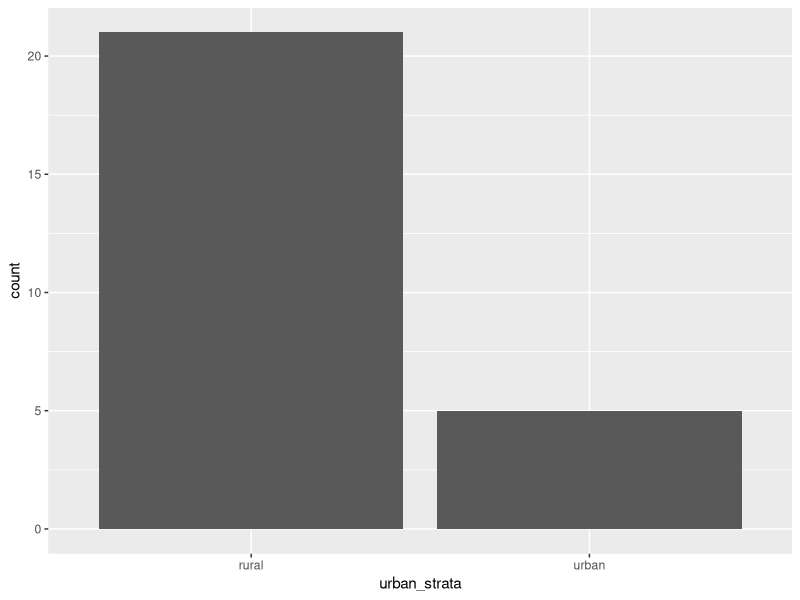
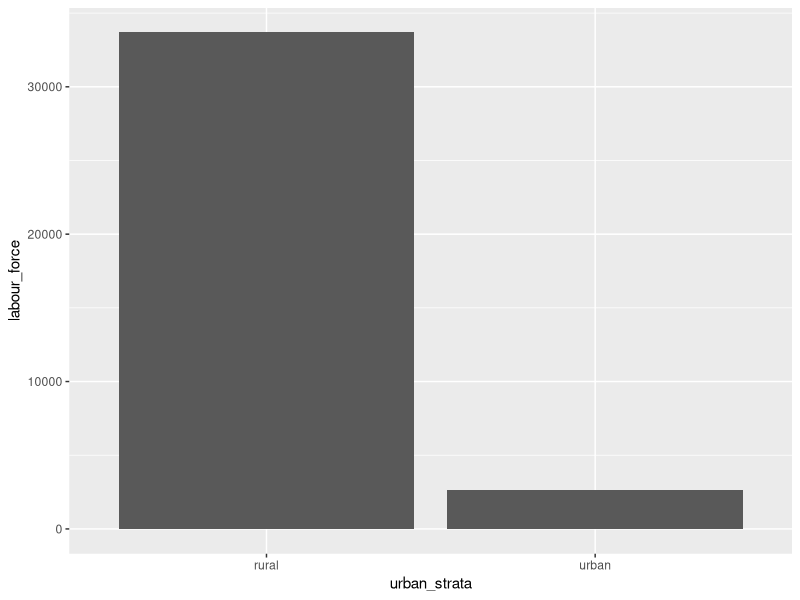
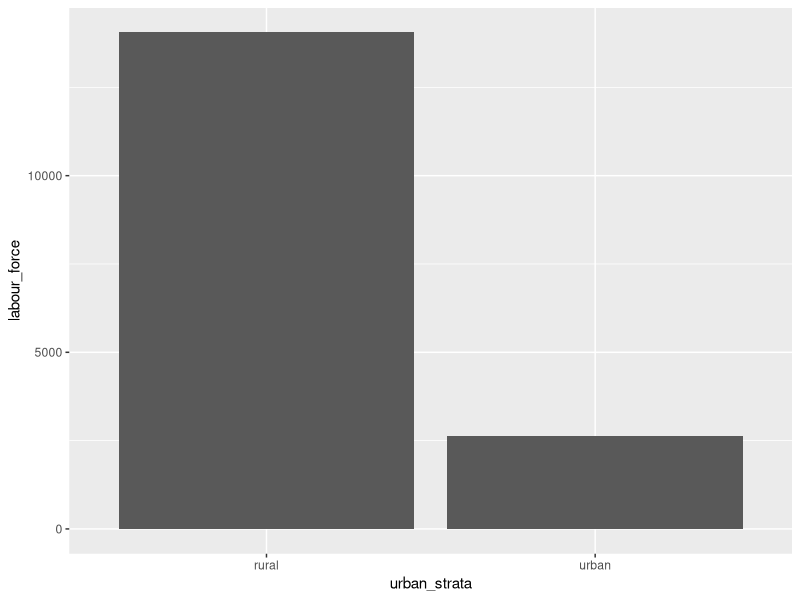
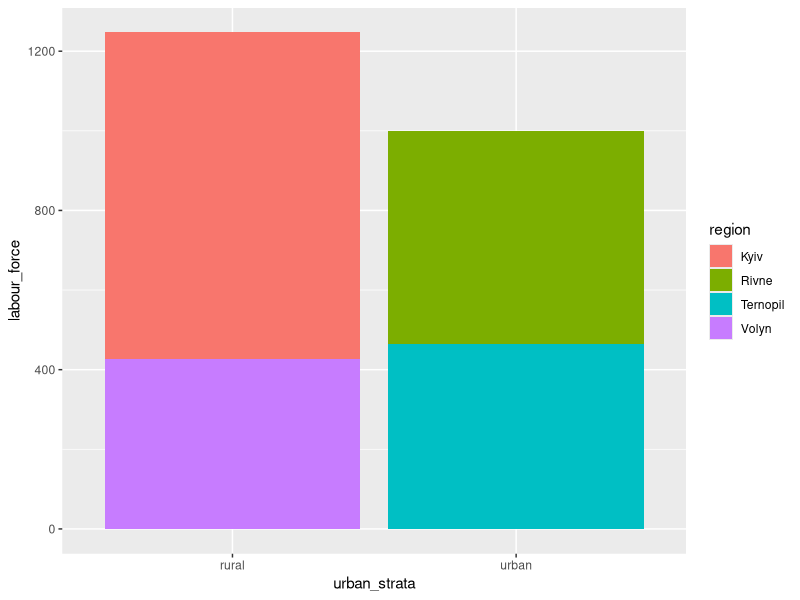
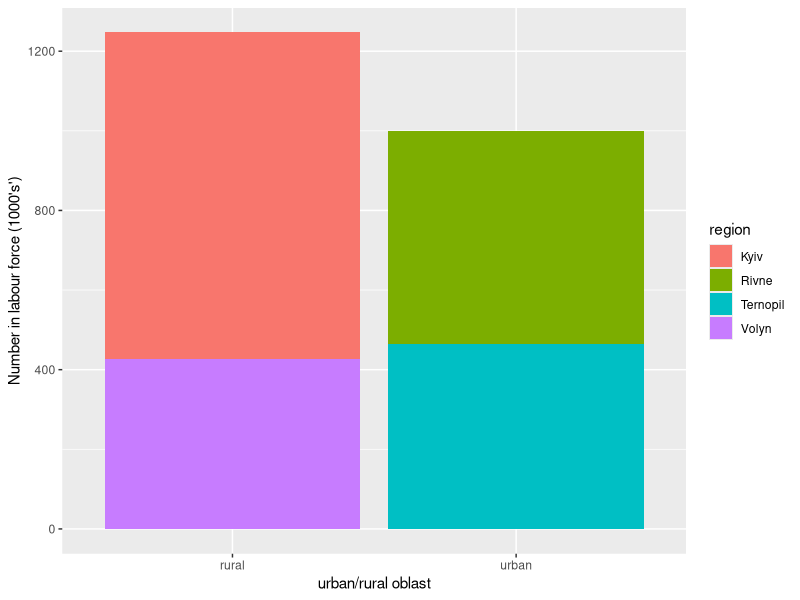
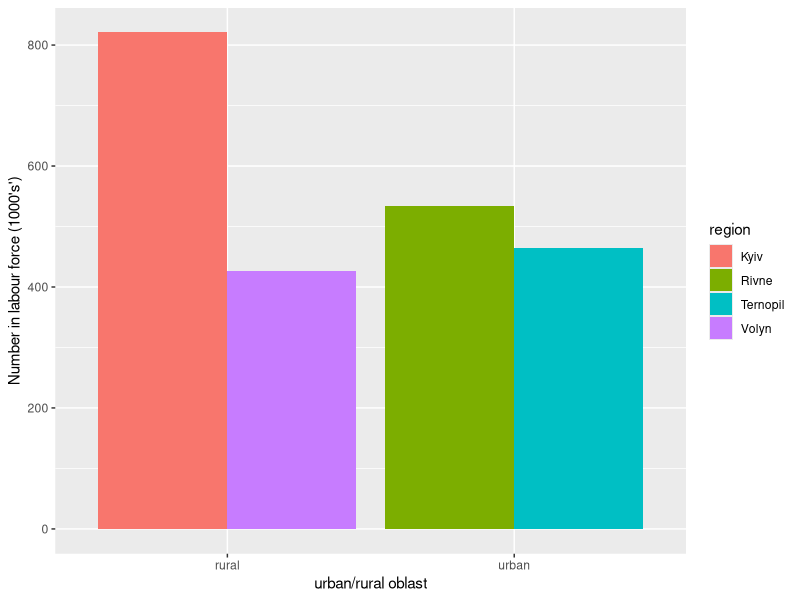
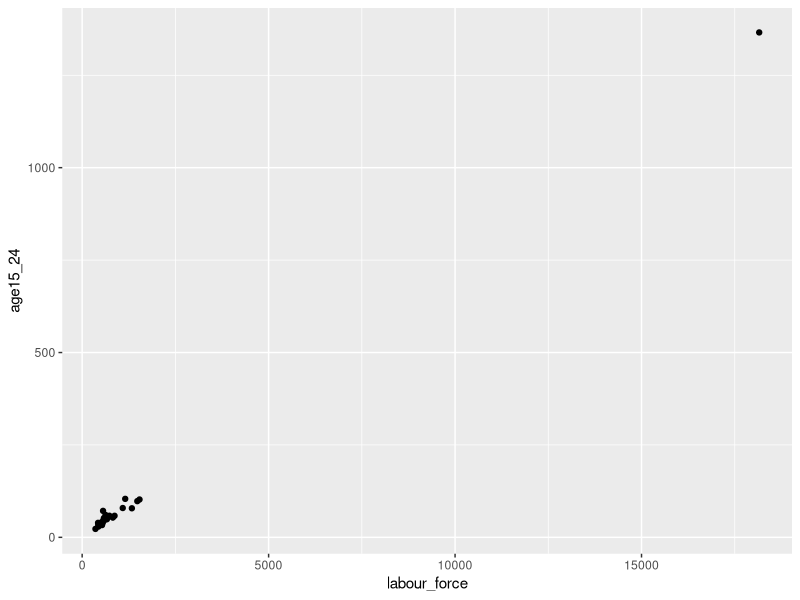
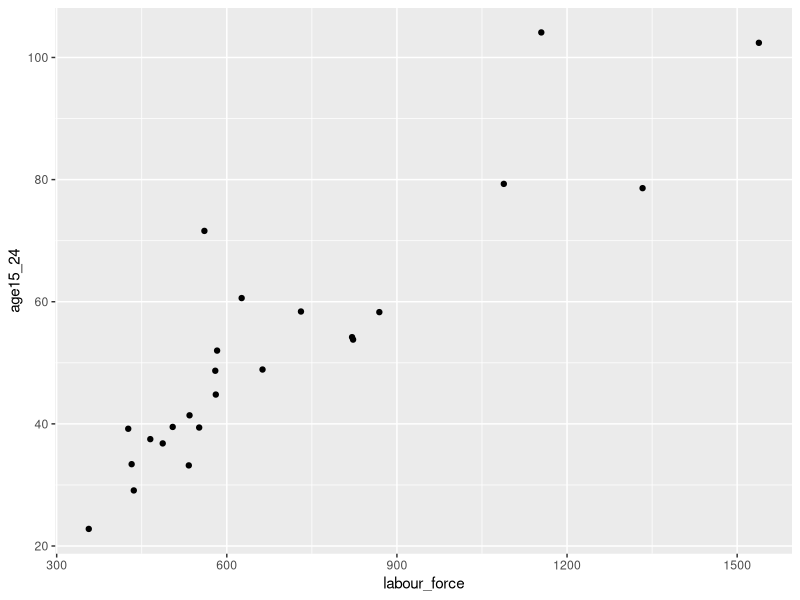

Reproduce these figures in R, in order. (Note: this script raises an error after producing the figures.)
# Example code for R Introduction course - DAY 1

#### Create new variables ####
library(tidyverse)

# Read in labour force data
labourdata <- read_csv2("./data/labour_force.csv")
glimpse(labourdata)

# Create a new variable (Number of 15-29 year olds in labour force)
labourdata %>%
  mutate(age15_29 = age15_24 + age25_29)
glimpse(labourdata)

labourdata <- labourdata %>%
  mutate(age15_29 = age15_24 + age25_29)
glimpse(labourdata)

# Percent labour force in population
labourdata <- labourdata %>%
  mutate(labour_perc = age15_70/total * 1000)

# Create a new variable using ifelse
labourdata <- labourdata %>%
  mutate(region_type = ifelse(region == "Ukraine", "national", "oblast"),
         region_type = ifelse(region == "Kyiv_city", "city", region_type))
View(labourdata)




#### Select rows ####
# Look at data for the whole country
labourdata %>%
  filter(region == "Ukraine")

# Look at regions Kyiv and Volyn
labourdata %>%
  filter(region %in% c("Kyiv", "Volyn"))

# Look at data for oblast with labour force more than 1.5 million (but exclude Ukraine total)
labourdata %>%
  filter(labour_force > 1500, region_type == "oblast")






#### Select som variables/rows ####
labourdata %>%
  select(region, age15_70)

labourdata %>%
  filter(labour_force < 500, region_type == "oblast") %>%
  select(region, age15_24)



#### Summary ####
labourdata %>%
  summarise(labour_force_average = mean(age15_70))

labourdata %>%
  filter(region_type == "oblast") %>%
  summarise(oblast_average = mean(age15_70))

# labour force as percentage of total population
labourdata %>%
  filter(region_type == "oblast") %>%
  summarise(oblast_average = mean(labour_perc))

# How many oblasts in data?
labourdata %>%
  filter(region_type == "oblast") %>%
  summarise(count = n())
  


#### Grouping ####
labourdata %>%
  group_by(region_type) %>%
  summarise(average_labour_force = mean(age15_70))

# create variable for urban/rural
labourdata <- labourdata %>% 
  mutate(perc_urban = urban/total,
         urban_strata = ifelse(perc_urban >=.5, "urban", "rural"))

# create table for number urban by region type
labourdata %>%
  group_by(region_type, urban_strata) %>%
  summarise(antall = n()) 

labourdata %>%
  group_by(region_type, urban_strata) %>%
  summarise(antall = n()) 

labourdata %>%
  group_by(region_type, urban_strata) %>%
  summarise(antall = n()) %>%
  spread(urban_strata, antall)






###########################################################################################
# DAY 2: Part 2

#### Join/merge datasets ####
oblasts <- read_csv2("./data/oblasts.csv")

# rename oblasts to region
oblasts <- oblasts %>%
  rename(region = oblasts)

# Join datasets: keep all in the left/first dataset
labourdata <- left_join(labourdata, oblasts)
View(labourdata)



#### Bar plot ####
labourdata %>% ggplot(aes(urban_strata)) + 
  geom_bar()

# number in labour force by urban/rural
labourdata %>%
  ggplot(aes(x = urban_strata, y = labour_force)) +
  geom_bar(stat = "identity")

# filter for oblasts
labourdata %>%
  filter(region_type == "oblast") %>%
  ggplot(aes(x = urban_strata, y = labour_force)) +
  geom_bar(stat = "identity") 


# Filter for Kyiv, Volyn, Ternopil and Rivne and colour
labourdata %>%
  filter(region_type == "oblast", 
         region %in% c("Kyiv", "Volyn", "Ternopil", "Rivne")) %>%
  ggplot(aes(x = urban_strata, y = labour_force, fill = region)) +
  geom_bar(stat = "identity")

# add axis names
labourdata %>%
  filter(region_type == "oblast", 
         region %in% c("Kyiv", "Volyn","Ternopil", "Rivne")) %>%
  ggplot(aes(x = urban_strata, y = labour_force, fill = region)) +
  geom_bar(stat = "identity") + 
  xlab("urban/rural oblast") + 
  ylab("Number in labour force (1000's')")


labourdata %>%
  filter(region_type == "oblast", 
         region %in% c("Kyiv", "Volyn","Ternopil", "Rivne")) %>%
  ggplot(aes(x = urban_strata, y = labour_force, fill = region)) +
  geom_bar(stat = "identity", position = "dodge") + 
  xlab("urban/rural oblast") + 
  ylab("Number in labour force (1000's')")




#### Scatter plot ####
labourdata %>%
  ggplot(aes(x = labour_force, y = age15_24)) + 
  geom_point()

# filter for oblasts
labourdata %>%
  filter(region_type == "oblast") %>%
  ggplot(aes(x = labour_force, y = age15_24)) + 
  geom_point()

# Add regression line
labourdata %>%
  filter(region_type == "oblast") %>%
  ggplot(aes(x = labour_force, y = age15_24)) + 
  geom_point() + 
  geom_smooth(method = "lm")

# colour by urban/rural
labourdata %>%
  filter(region_type == "oblast") %>%
  ggplot(aes(x = labour_force, y = age15_24)) + 
  geom_point(aes(color = urban_strata)) + 
  scale_color_manual(values=c("red", "blue")) # to change default colours
  



#### Save plot ####
png(file = "labour_force_youth.png")

labourdata %>%
  filter(region_type == "oblast") %>%
  ggplot(aes(x = labour_force, y = age15_24)) + 
  geom_point(aes(color = urban_strata))

dev.off()




employees
employees[, c(1,3,4)]





#### Export to excel ####
library(openxlsx)
write.xlsx(labourdata, file = "labour_data.xlsx")

